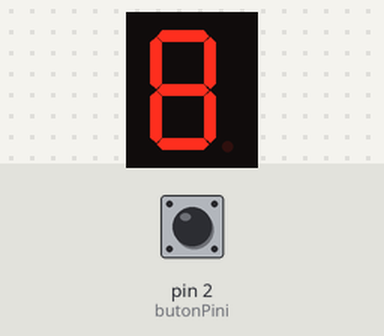
This sketch was run on a simulated Arduino Uno, built with avr-gcc and run on an emulated ATmega328P. Parts: 1-digit seven-segment display. Wiring (inferred from the names in the program): 1-digit 7-segment display, segments lit when HIGH: segments pin 3, pin 4, pin 5, pin 6, pin 7, pin 8, pin 9. Inputs (shaded band) come from the test bench; at power-on: pin 2 (butonPini) HIGH. Random numbers use the default seed unless the sketch sets one; the segment pins are drawn as the display they are named for.

Above: at 1.2 s.
1.3 s: pin 2 (butonPini) pulled LOW for 0.15 s
At 1.9 s:
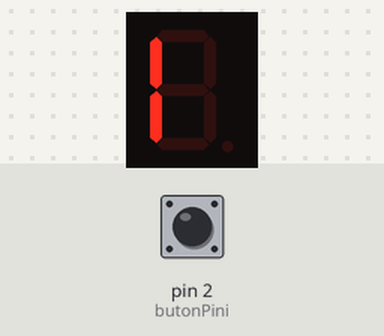
2.0 s: pin 2 (butonPini) pulled LOW for 1 s
At 3.5 s:
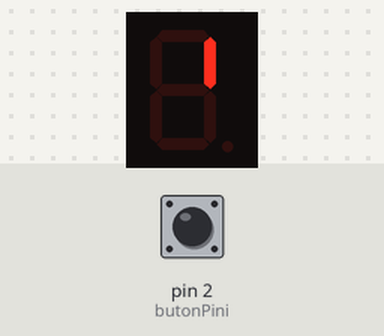
3.6 s: pin 2 (butonPini) pulled LOW for 3.2 s
At 4.47 s:
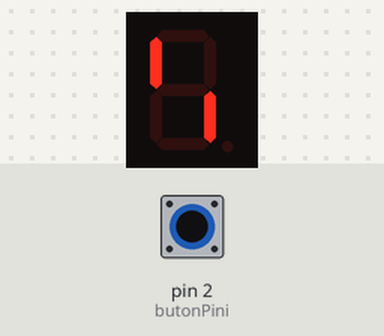
Timing chart, 0 to 6.6 s (numbered marks = the images above; inputs shaded):
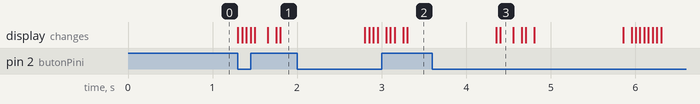

The sketch:

7segmentZar.ino
```cpp
// 7 segmentli ekranımızın içindeki her bir LED çubuğunu (A'dan G'ye)
// Arduino'nun bu pinlerine bağladım.
int pinA = 3;
int pinB = 4;
int pinC = 5;
int pinD = 6;
int pinE = 7;
int pinF = 8;
int pinG = 9;

// Zarı atmamızı sağlayacak butonu da 2. pine taktım.
int butonPini = 2;

void setup() {
  // Ekran pinlerinin hepsini dışarıya sinyal vereceğimiz için çıktı (OUTPUT) yaptık.
  pinMode(pinA, OUTPUT);
  pinMode(pinB, OUTPUT);
  pinMode(pinC, OUTPUT);
  pinMode(pinD, OUTPUT);
  pinMode(pinE, OUTPUT);
  pinMode(pinF, OUTPUT);
  pinMode(pinG, OUTPUT);

  // Burası çok önemli pratik bir detay: Buton için dışarıdan fazladan bir direnç
  // bağlamakla uğraşmamak için Arduino'nun içindeki dahili direnci (INPUT_PULLUP) aktif ettim.
  // Bu yüzden butona basılmadığında sistem '1' (HIGH), basıldığında '0' (LOW) okuyacak.
  pinMode(butonPini, INPUT_PULLUP);

  // Arduino aslında kendi kendine tam rastgele sayı üretemez, hep aynı sırayı takip eder.
  // Gerçek bir rastgelelik katmak için boşta duran A0 pinindeki elektriksel "gürültüyü"
  // (havadaki dalgaları vs.) çekirdek olarak (seed) verdim. Artık zarlarımız cidden rastgele gelecek.
  randomSeed(analogRead(A0));

  // Başlangıçta ekranda anlamsız çizgiler yanmasın diye ekranı sıfırlayarak işe başlıyorum.
  ekraniTemizle();
}

void loop() {
  // Yukarıda PULLUP kullandığım için, butona "basıldı mı?" diye sormak yerine
  // "buton LOW'a çekildi mi?" diye kontrol ediyorum.
  if (digitalRead(butonPini) == LOW) {

    // -- ANİMASYON KISMI --
    // Zarı atar atmaz hemen sonucu göstermek yerine, gerçekçi olsun diye
    // ekranda 10 kere art arda çok hızlı (50 milisaniye) rastgele sayılar gösteriyorum.
    // Tıpkı zarın masada yuvarlanması gibi. (Üst sınır 7 yazılı çünkü random fonksiyonu son sayıyı dahil etmez, 1 ile 6 arası üretir.)
    for(int i=0; i<10; i++){
      zarYazdir(random(1, 7));
      delay(50);
    }

    // -- ASIL ZAR SONUCU --
    // Animasyon bitti, şimdi asıl atışımızın sonucunu belirliyoruz.
    int gelenZar = random(1, 7);
    zarYazdir(gelenZar);

    // Zarı attıktan sonra sistem 1 saniye beklesin.
    // Yoksa elimiz butondayken saniyede yüzlerce kez zar atıp sistemi çıldırtabiliriz.
    delay(1000);
  }
}

// Hangi sayının hangi LED çubuklarını yakacağını ayarladığım fonksiyon.
void zarYazdir(int sayi) {
  // Eski sayının çizgileri ekranda kalmasın diye her sayı yazmadan önce tahtayı siliyorum.
  ekraniTemizle();

  // Ekranımız "ortak anot" olduğu için, yakmak istediğim çizgiye LOW gönderiyorum.
  // Mesela 1 yazmak için sadece sağ taraftaki B ve C çubuklarının yanması yeterli.
  if (sayi == 1) {
    digitalWrite(pinB, LOW);
    digitalWrite(pinC, LOW);
  }
  else if (sayi == 2) {
    digitalWrite(pinA, LOW);
    digitalWrite(pinB, LOW);
    digitalWrite(pinD, LOW);
    digitalWrite(pinE, LOW);
    digitalWrite(pinG, LOW);
  }
  else if (sayi == 3) {
    digitalWrite(pinA, LOW);
    digitalWrite(pinB, LOW);
    digitalWrite(pinC, LOW);
    digitalWrite(pinD, LOW);
    digitalWrite(pinG, LOW);
  }
  else if (sayi == 4) {
    digitalWrite(pinB, LOW);
    digitalWrite(pinC, LOW);
    digitalWrite(pinF, LOW);
    digitalWrite(pinG, LOW);
  }
  else if (sayi == 5) {
    digitalWrite(pinA, LOW);
    digitalWrite(pinC, LOW);
    digitalWrite(pinD, LOW);
    digitalWrite(pinF, LOW);
    digitalWrite(pinG, LOW);
  }
  else if (sayi == 6) {
    digitalWrite(pinA, LOW);
    digitalWrite(pinC, LOW);
    digitalWrite(pinD, LOW);
    digitalWrite(pinE, LOW);
    digitalWrite(pinF, LOW);
    digitalWrite(pinG, LOW);
  }
}

// Bütün LED'leri söndürmek için hepsine HIGH (elektrik) veriyorum.
// Çünkü anot ekranlar elektriği kesince (LOW) yanar, elektrik verince (HIGH) söner.
void ekraniTemizle() {
  digitalWrite(pinA, HIGH);
  digitalWrite(pinB, HIGH);
  digitalWrite(pinC, HIGH);
  digitalWrite(pinD, HIGH);
  digitalWrite(pinE, HIGH);
  digitalWrite(pinF, HIGH);
  digitalWrite(pinG, HIGH);
}
```

Measured:
- after the input at 1.3 s, the display: changes at once (image 1)
- after the input at 2.0 s, the display: first changes after 0.80 s (image 2 shows a later state)
- after the input at 3.6 s, the display: first changes after 0.75 s (image 3 shows a later state)
